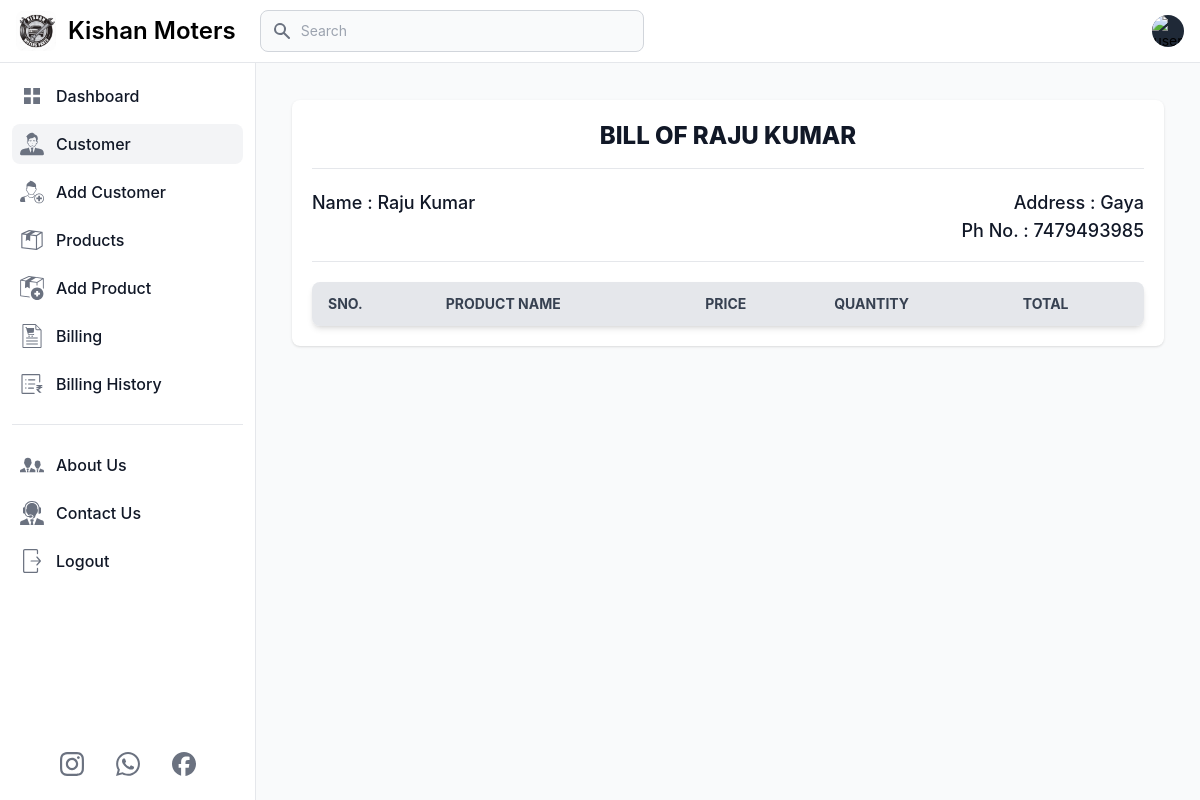
Page /customer_billing_detail/3/10 (signed in) on the earlier database version.
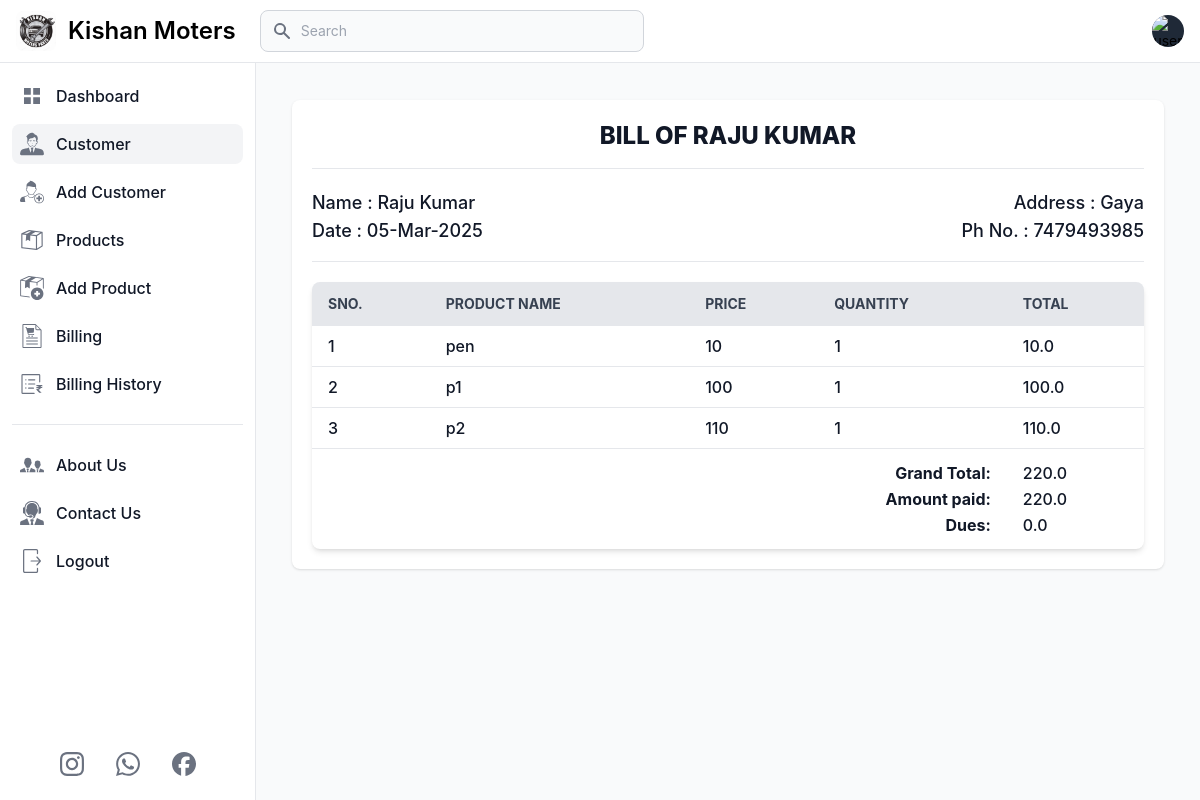
Same page on the later database version.
### app.py (models this page shows, shortened)
class Customer(db.Model):
    id = db.Column(db.Integer, primary_key=True)
    user_id = db.Column(db.Integer, db.ForeignKey('user.id'), nullable=False)
    customer_name = db.Column(db.String(100), nullable=False)
    customer_village = db.Column(db.String(100), nullable=False)
    customer_mob_no = db.Column(db.String(100), nullable=False)

class BillingDetails(db.Model):
    id = db.Column(db.Integer, primary_key=True)
    billing_id = db.Column(db.Integer, db.ForeignKey('billing.id'), nullable=False)
    product_id = db.Column(db.Integer, db.ForeignKey('products.prod_id'), nullable=False)
    quantity = db.Column(db.Integer, nullable=False)
    total_price = db.Column(db.Float, nullable=False)
    billing = db.relationship('Billing', backref=db.backref('details', lazy=True, cascade="all"))
    product = db.relationship('Products', backref=db.backref('billing_details', lazy=True, cascade="all"))

class Billing(db.Model):
    id = db.Column(db.Integer, primary_key=True)
    customer_id = db.Column(db.Integer, db.ForeignKey('customer.id'), nullable=False)
    billing_date = db.Column(db.DateTime, default=india_time)
    total_amount = db.Column(db.Float, nullable=False)
    amount_paid = db.Column(db.Float, default=0)  # Amount the customer paid
    dues = db.Column(db.Float, default=0)  # Remaining amount to be paid
    customer = db.relationship('Customer', backref=db.backref('bills', lazy=True, cascade="all"))

class Products(db.Model):
    prod_id = db.Column(db.Integer, primary_key=True)
    user_id = db.Column(db.Integer, db.ForeignKey('user.id'), nullable=False)
    prod_name = db.Column(db.String(100), nullable=False)
    prod_quantity = db.Column(db.Integer, nullable=False)
    prod_sell_price = db.Column(db.Integer, nullable=False)
    prod_mrp = db.Column(db.Integer, nullable=False)
    prod_buy_price = db.Column(db.Integer, nullable=False)
    prod_min_quantity = db.Column(db.Integer, nullable=False)

### app.py (the view)
@app.route('/customer_billing_detail/<int:custo_id>/<int:bill_id>', methods=['GET'])
def customer_billing_detail(custo_id, bill_id):
    if 'email' in session:
        user = User.query.filter_by(email=session['email']).first()
        customer = Customer.query.filter_by(id=custo_id, user_id=user.id).first()
        customer_billing_details = (
            db.session.query(BillingDetails, Billing, Products)
            .join(Billing, BillingDetails.billing_id == Billing.id)
            .join(Products, BillingDetails.product_id == Products.prod_id)
            .filter(Billing.id == bill_id)
            .all()
        )
        print(customer_billing_details)
        return render_template(
            'customer_bill_detail.html',
            title='Customer Detail',
            current_page='customer',
            user=user,
            customer=customer,
            customer_billing_details=customer_billing_details
        )
    else:
        flash('You need to login first.', 'error')
        return redirect('/login')

### templates/customer_bill_detail.html
{% extends 'layout.html' %}
{% block content %}
<main class="p-4 md:ml-64 h-auto pt-20">
    <div class="p-5 m-2 md:m-5 bg-white rounded-lg shadow dark:bg-gray-800">
        <div class="flex justify-center items-center pb-4 mb-4 rounded-t border-b sm:mb-5 dark:border-gray-600">
            <h3 class="text-2xl block uppercase font-extrabold text-gray-900 dark:text-white">
                Bill of {{customer.customer_name}}
            </h3>
        </div>
        <div class="grid sm:grid-cols-2 pb-4 rounded-t border-b dark:border-gray-600">
            <div class="text-lg font-medium text-gray-900 dark:text-white">
                <label for="Customer Name" class="block">
                    Name : {{customer.customer_name}}
                </label>
                {% for details, bill, product in customer_billing_details %}
                {% if loop.first %}
                <label for="Date" class="block">
                    Date : {{ bill.billing_date.strftime('%d-%b-%Y') }}
                </label>
                {% endif %}
                {% endfor %}
            </div>
            <div class="text-lg md:text-right font-medium text-gray-900 dark:text-white">
                <label for="Customer Address" class="block">
                    Address : {{customer.customer_village}}
                </label>
                <label for="customer_phone" class="block">
                    Ph No. : {{customer.customer_mob_no}}
                </label>
            </div>
        </div>
        <div class="mt-5 bg-white dark:bg-gray-800 relative shadow-md sm:rounded-lg overflow-hidden">
            <div class="overflow-x-auto">
                <table class="billing-table  w-full text-sm text-left text-gray-500 dark:text-gray-400">
                    <thead class="text-sm text-gray-700 uppercase bg-gray-200 dark:bg-gray-700 dark:text-gray-400">
                        <tr>
                            <th scope="col" class="px-4 py-3 whitespace-nowrap">SNo.</th>
                            <th scope="col" class="px-4 py-3 whitespace-nowrap">Product Name</th>
                            <th scope="col" class="px-4 py-3 whitespace-nowrap">Price</th>
                            <th scope="col" class="px-4 py-3 whitespace-nowrap">Quantity</th>
                            <th scope="col" class="px-4 py-3 whitespace-nowrap">Total</th>
                        </tr>
                    </thead>
                    <tbody>
                        {% for details, bill, product in customer_billing_details %}
                            <tr class="border-b text-base dark:border-gray-600 hover:bg-gray-100 dark:hover:bg-gray-700">
                                <td class="px-4 py-2 font-medium text-gray-900 whitespace-nowrap dark:text-white">
                                    <div class="flex items-center">
                                        {{loop.index}}
                                    </div>
                                </td>
                                <td class="px-4 py-2 font-medium text-gray-900 whitespace-nowrap dark:text-white">
                                    <div class="flex items-center">
                                        {{product.prod_name}}
                                    </div>
                                </td>
                                <td class="px-4 py-2 font-medium text-gray-900 whitespace-nowrap dark:text-white">
                                    <div class="flex items-center">
                                        {{product.prod_sell_price}}
                                    </div>
                                </td>
                                <td class="px-4 py-2 font-medium text-gray-900 whitespace-nowrap dark:text-white">
                                    <div class="flex items-center">
                                        {{details.quantity}}
                                    </div>
                                </td>
                                <td class="px-4 py-2 font-medium text-gray-900 whitespace-nowrap dark:text-white">
                                    <div class="flex items-center">
                                        {{details.total_price}}
                                    </div>
                                </td>
                            </tr>
                        {% endfor %}
                        {% for details, bill, product in customer_billing_details %}
                            {% if loop.first %}
                                <tr>
                                    <td colspan="4" class="text-right px-4 pt-3 text-base font-medium text-gray-900 whitespace-nowrap dark:text-white">
                                        <strong>Grand Total:</strong>
                                    </td>
                                    <td colspan="2" class="grand-total px-4 pt-3 text-base font-medium text-gray-900 whitespace-nowrap dark:text-white">
                                        {{ bill.total_amount}}
                                    </td>
                                </tr>
                                <tr>
                                    <td colspan="4" class="text-right px-4 text-base font-medium text-gray-900 whitespace-nowrap dark:text-white">
                                        <strong>Amount paid:</strong>
                                    </td>
                                    <td colspan="2" class="grand-total px-4 text-base font-medium text-gray-900 whitespace-nowrap dark:text-white">
                                        {{ bill.amount_paid}}
                                    </td>
                                </tr>
                                <tr>
                                    <td colspan="4" class="text-right px-4 pb-3 text-base font-medium text-gray-900 whitespace-nowrap dark:text-white">
                                        <strong>Dues:</strong>
                                    </td>
                                    <td colspan="2" class="grand-total px-4 pb-3 text-base font-medium text-gray-900 whitespace-nowrap dark:text-white">
                                        {{bill.total_amount - bill.amount_paid}}
                                    </td>
                                </tr>
                            {% endif %}
                        {% endfor %}
                    </tbody>
                </table>
            </div>
        </div>
    </div>
</main>
{% endblock %}

Differences in the rows shown:
added BillingDetails: billing_date "05-Mar-2025", prod_name "pen", prod_sell_price "10", quantity "1", total_price "10.0", total_amount "220.0", amount_paid "220.0", bill.total_amount-bill.amount_paid "0.0"
added BillingDetails: prod_name "p1", prod_sell_price "100", quantity "1", total_price "100.0"
added BillingDetails: prod_name "p2", prod_sell_price "110", quantity "1", total_price "110.0"
